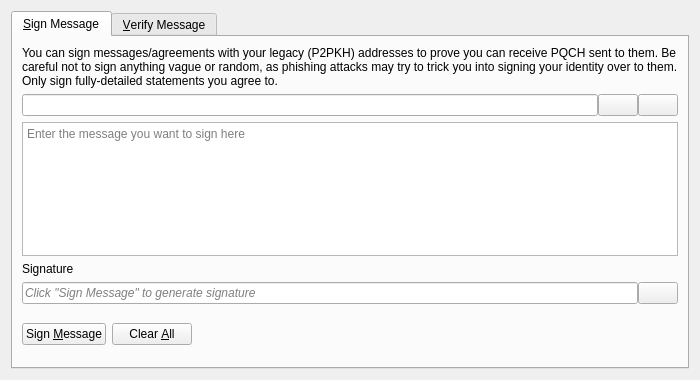
<?xml version="1.0" encoding="UTF-8"?>
<ui version="4.0">
 <class>SignVerifyMessageDialog</class>
 <widget class="QDialog" name="SignVerifyMessageDialog">
  <property name="geometry">
   <rect>
    <x>0</x>
    <y>0</y>
    <width>700</width>
    <height>380</height>
   </rect>
  </property>
  <property name="windowTitle">
   <string>Signatures - Sign / Verify a Message</string>
  </property>
  <property name="modal">
   <bool>true</bool>
  </property>
  <layout class="QVBoxLayout" name="verticalLayout">
   <item>
    <widget class="QTabWidget" name="tabWidget">
     <property name="currentIndex">
      <number>0</number>
     </property>
     <widget class="QWidget" name="tabSignMessage">
      <attribute name="title">
       <string>&amp;Sign Message</string>
      </attribute>
      <layout class="QVBoxLayout" name="verticalLayout_SM">
       <item>
        <widget class="QLabel" name="infoLabel_SM">
         <property name="text">
          <string>You can sign messages/agreements with your legacy (P2PKH) addresses to prove you can receive PQCH sent to them. Be careful not to sign anything vague or random, as phishing attacks may try to trick you into signing your identity over to them. Only sign fully-detailed statements you agree to.</string>
         </property>
         <property name="textFormat">
          <enum>Qt::PlainText</enum>
         </property>
         <property name="wordWrap">
          <bool>true</bool>
         </property>
        </widget>
       </item>
       <item>
        <layout class="QHBoxLayout" name="horizontalLayout_1_SM">
         <property name="spacing">
          <number>0</number>
         </property>
         <item>
          <widget class="QValidatedLineEdit" name="addressIn_SM">
           <property name="toolTip">
            <string>The PQCH address to sign the message with</string>
           </property>
          </widget>
         </item>
         <item>
          <widget class="QPushButton" name="addressBookButton_SM">
           <property name="toolTip">
            <string>Choose previously used address</string>
           </property>
           <property name="text">
            <string/>
           </property>
           <property name="icon">
            <iconset resource="../bitcoin.qrc">
             <normaloff>:/icons/address-book</normaloff>:/icons/address-book</iconset>
           </property>
           <property name="shortcut">
            <string>Alt+A</string>
           </property>
           <property name="autoDefault">
            <bool>false</bool>
           </property>
          </widget>
         </item>
         <item>
          <widget class="QPushButton" name="pasteButton_SM">
           <property name="toolTip">
            <string>Paste address from clipboard</string>
           </property>
           <property name="text">
            <string/>
           </property>
           <property name="icon">
            <iconset resource="../bitcoin.qrc">
             <normaloff>:/icons/editpaste</normaloff>:/icons/editpaste</iconset>
           </property>
           <property name="shortcut">
            <string>Alt+P</string>
           </property>
           <property name="autoDefault">
            <bool>false</bool>
           </property>
          </widget>
         </item>
        </layout>
       </item>
       <item>
        <widget class="QPlainTextEdit" name="messageIn_SM">
         <property name="toolTip">
          <string>Enter the message you want to sign here</string>
         </property>
         <property name="placeholderText">
          <string>Enter the message you want to sign here</string>
         </property>
        </widget>
       </item>
       <item>
        <widget class="QLabel" name="signatureLabel_SM">
         <property name="text">
          <string>Signature</string>
         </property>
         <property name="textFormat">
          <enum>Qt::PlainText</enum>
         </property>
        </widget>
       </item>
       <item>
        <layout class="QHBoxLayout" name="horizontalLayout_2_SM">
         <property name="spacing">
          <number>0</number>
         </property>
         <item>
          <widget class="QLineEdit" name="signatureOut_SM">
           <property name="placeholderText">
            <string>Click "Sign Message" to generate signature</string>
           </property>
           <property name="font">
            <font>
             <italic>true</italic>
            </font>
           </property>
           <property name="readOnly">
            <bool>true</bool>
           </property>
          </widget>
         </item>
         <item>
          <widget class="QPushButton" name="copySignatureButton_SM">
           <property name="toolTip">
            <string>Copy the current signature to the clipboard</string>
           </property>
           <property name="text">
            <string/>
           </property>
           <property name="icon">
            <iconset resource="../bitcoin.qrc">
             <normaloff>:/icons/editcopy</normaloff>:/icons/editcopy</iconset>
           </property>
           <property name="autoDefault">
            <bool>false</bool>
           </property>
          </widget>
         </item>
        </layout>
       </item>
       <item>
        <layout class="QHBoxLayout" name="horizontalLayout_3_SM">
         <item>
          <widget class="QPushButton" name="signMessageButton_SM">
           <property name="toolTip">
            <string>Sign the message to prove you own this PQCH address</string>
           </property>
           <property name="text">
            <string>Sign &amp;Message</string>
           </property>
           <property name="icon">
            <iconset resource="../bitcoin.qrc">
             <normaloff>:/icons/edit</normaloff>:/icons/edit</iconset>
           </property>
           <property name="autoDefault">
            <bool>false</bool>
           </property>
          </widget>
         </item>
         <item>
          <widget class="QPushButton" name="clearButton_SM">
           <property name="toolTip">
            <string>Reset all sign message fields</string>
           </property>
           <property name="text">
            <string>Clear &amp;All</string>
           </property>
           <property name="icon">
            <iconset resource="../bitcoin.qrc">
             <normaloff>:/icons/remove</normaloff>:/icons/remove</iconset>
           </property>
           <property name="autoDefault">
            <bool>false</bool>
           </property>
          </widget>
         </item>
         <item>
          <spacer name="horizontalSpacer_1_SM">
           <property name="orientation">
            <enum>Qt::Horizontal</enum>
           </property>
           <property name="sizeHint" stdset="0">
            <size>
             <width>40</width>
             <height>48</height>
            </size>
           </property>
          </spacer>
         </item>
         <item>
          <widget class="QLabel" name="statusLabel_SM">
           <property name="font">
            <font>
             <weight>75</weight>
             <bold>true</bold>
            </font>
           </property>
           <property name="text">
            <string/>
           </property>
           <property name="wordWrap">
            <bool>true</bool>
           </property>
          </widget>
         </item>
         <item>
          <spacer name="horizontalSpacer_2_SM">
           <property name="orientation">
            <enum>Qt::Horizontal</enum>
           </property>
           <property name="sizeHint" stdset="0">
            <size>
             <width>40</width>
             <height>48</height>
            </size>
           </property>
          </spacer>
         </item>
        </layout>
       </item>
      </layout>
     </widget>
     <widget class="QWidget" name="tabVerifyMessage">
      <attribute name="title">
       <string>&amp;Verify Message</string>
      </attribute>
      <layout class="QVBoxLayout" name="verticalLayout_VM">
       <item>
        <widget class="QLabel" name="infoLabel_VM">
         <property name="text">
          <string>Enter the receiver's address, message (ensure you copy line breaks, spaces, tabs, etc. exactly) and signature below to verify the message. Be careful not to read more into the signature than what is in the signed message itself, to avoid being tricked by a man-in-the-middle attack. Note that this only proves the signing party receives with the address, it cannot prove sendership of any transaction!</string>
         </property>
         <property name="textFormat">
          <enum>Qt::PlainText</enum>
         </property>
         <property name="alignment">
          <set>Qt::AlignLeading|Qt::AlignLeft|Qt::AlignTop</set>
         </property>
         <property name="wordWrap">
          <bool>true</bool>
         </property>
        </widget>
       </item>
       <item>
        <layout class="QHBoxLayout" name="horizontalLayout_1_VM">
         <property name="spacing">
          <number>0</number>
         </property>
         <item>
          <widget class="QValidatedLineEdit" name="addressIn_VM">
           <property name="toolTip">
            <string>The PQCH address the message was signed with</string>
           </property>
          </widget>
         </item>
         <item>
          <widget class="QPushButton" name="addressBookButton_VM">
           <property name="toolTip">
            <string>Choose previously used address</string>
           </property>
           <property name="text">
            <string/>
           </property>
           <property name="icon">
            <iconset resource="../bitcoin.qrc">
             <normaloff>:/icons/address-book</normaloff>:/icons/address-book</iconset>
           </property>
           <property name="shortcut">
            <string>Alt+A</string>
           </property>
           <property name="autoDefault">
            <bool>false</bool>
           </property>
          </widget>
         </item>
        </layout>
       </item>
       <item>
        <widget class="QPlainTextEdit" name="messageIn_VM">
          <property name="toolTip">
            <string>The signed message to verify</string>
          </property>
          <property name="placeholderText">
            <string>The signed message to verify</string>
          </property>
        </widget>
       </item>
       <item>
        <widget class="QValidatedLineEdit" name="signatureIn_VM">
          <property name="toolTip">
            <string>The signature given when the message was signed</string>
          </property>
          <property name="placeholderText">
            <string>The signature given when the message was signed</string>
          </property>
        </widget>
       </item>
       <item>
        <layout class="QHBoxLayout" name="horizontalLayout_2_VM">
         <item>
          <widget class="QPushButton" name="verifyMessageButton_VM">
           <property name="toolTip">
            <string>Verify the message to ensure it was signed with the specified PQCH address</string>
           </property>
           <property name="text">
            <string>Verify &amp;Message</string>
           </property>
           <property name="icon">
            <iconset resource="../bitcoin.qrc">
             <normaloff>:/icons/transaction_0</normaloff>:/icons/transaction_0</iconset>
           </property>
           <property name="autoDefault">
            <bool>false</bool>
           </property>
          </widget>
         </item>
         <item>
          <widget class="QPushButton" name="clearButton_VM">
           <property name="toolTip">
            <string>Reset all verify message fields</string>
           </property>
           <property name="text">
            <string>Clear &amp;All</string>
           </property>
           <property name="icon">
            <iconset resource="../bitcoin.qrc">
             <normaloff>:/icons/remove</normaloff>:/icons/remove</iconset>
           </property>
           <property name="autoDefault">
            <bool>false</bool>
           </property>
          </widget>
         </item>
         <item>
          <spacer name="horizontalSpacer_1_VM">
           <property name="orientation">
            <enum>Qt::Horizontal</enum>
           </property>
           <property name="sizeHint" stdset="0">
            <size>
             <width>40</width>
             <height>48</height>
            </size>
           </property>
          </spacer>
         </item>
         <item>
          <widget class="QLabel" name="statusLabel_VM">
           <property name="font">
            <font>
             <weight>75</weight>
             <bold>true</bold>
            </font>
           </property>
           <property name="text">
            <string/>
           </property>
           <property name="wordWrap">
            <bool>true</bool>
           </property>
          </widget>
         </item>
         <item>
          <spacer name="horizontalSpacer_2_VM">
           <property name="orientation">
            <enum>Qt::Horizontal</enum>
           </property>
           <property name="sizeHint" stdset="0">
            <size>
             <width>40</width>
             <height>48</height>
            </size>
           </property>
          </spacer>
         </item>
        </layout>
       </item>
      </layout>
     </widget>
    </widget>
   </item>
  </layout>
 </widget>
 <customwidgets>
  <customwidget>
   <class>QValidatedLineEdit</class>
   <extends>QLineEdit</extends>
   <header>qt/qvalidatedlineedit.h</header>
  </customwidget>
 </customwidgets>
 <resources>
  <include location="../bitcoin.qrc"/>
 </resources>
 <connections/>
</ui>
